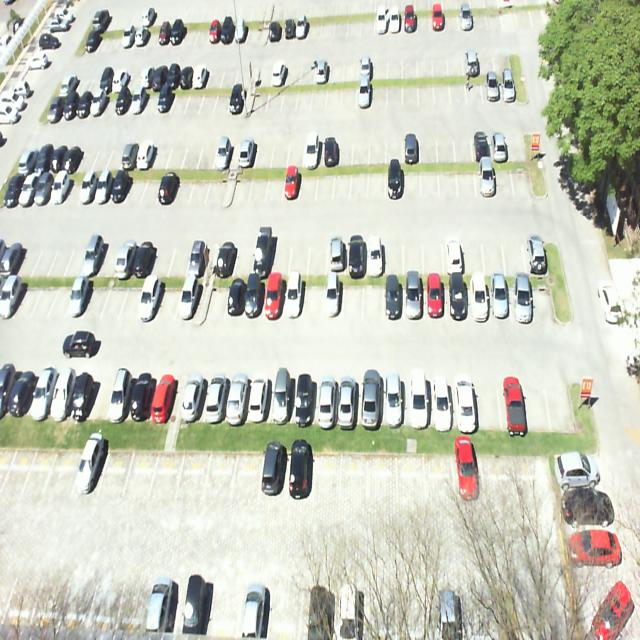
//> input picture images/UFPR2.jpg, 640 x 640 px, given in place of Example:, which was not available
$ ./main Example: Project.exe ../images/UFPR1.jpg   (built with g++ and OpenCV 4)
//> lines starting //> are read from the running program, lines starting //| are printed output that depends on the picture; pictures that were not available may be replaced by others from this repository, and a replacement may not be noted
// ---------------------------------------------------------------------------
// MAIN.CPP
// Authors: Jingyi Zhong, Kyle Hale
//
// Description:
//   Main file for the parking lot occupancy detector. Runs the full
//   detection pipeline on single input image provided as a command-line
//   argument. The pipeline includes the following steps:
//
//     1. Load input image from disk
//     2. Preprocess: convert grayscale and apply Gaussian blur
//     3. Load correct polygon ROIs for detected lot (via filename)
//     4. Classify each space as occupied or empty using edge density and
//        pixel variance (per-lot thresholds applied automatically)
//     5. Annotate image with colored polygon outlines and OCC/EMP labels
//     6. Overlay total occupied/empty count as text
//     7. Save annotated image to output/ folder
//     8. Display result in a window
//
// Usage:
//   Project.exe <image_path>
//   Example: Project.exe ..\images\UFPR1.jpg
//
// Assumptions:
//   - The output directory exists at <image_dir>\..\output\ relative to the
//     input image. The program will warn but not crash if it does not exist.
//   - The input image filename prefix matches one of the supported lots
//     (ANG, UFPR, 2012-09/10/11, or PUCPR as default). See parking.cpp.
//   - Only one image is processed per invocation. For batch processing,
//     call the executable in a loop from a script.
// ---------------------------------------------------------------------------

#include <opencv2/opencv.hpp>
#include <iostream>
#include <string>
#include "parking.h"

// ----------------------------------------------------------------------------
// main
// Pre-conditions:
//   1. Exactly one command-line argument is provided: the path to a valid
//     image file readable by OpenCV (JPEG, PNG, BMP, etc.).
//   2. The output directory (..\output\ relative to the image directory)
//     exists and is writable.
//   3. parking.cpp contains ROI definitions for the lot identified by the
//     image filename prefix.
//
// Post-conditions:
//   1. An annotated result image is saved to:
//       <image_dir>\..\output\result_<filename>
//   2. Occupied, empty, and total space counts are printed to stdout.
//   3. A display window shows the annotated image until any key is pressed.
//   4. Returns 0 on success, 1 on argument or image-load error.
// ----------------------------------------------------------------------------

int main(int argc, char* argv[]) {
    if (argc < 2) {
        std::cerr << "Usage: Project.exe <image_path>" << std::endl;
        std::cerr << "Example: Project.exe ..\\images\\test1.jpg" << std::endl;
        return 1;
    }

    std::string imagePath = argv[1];
    cv::Mat image = cv::imread(imagePath);
//> image is the input picture: 640 rows x 640 cols, CV_8UC3; mean B, G, R 189.4, 202.9, 200.4
    if (image.empty()) {
        std::cerr << "Error: Could not load image: " << imagePath << std::endl;
        return 1;
    }

    // Preprocessing
    cv::Mat gray, blurred;
    cv::cvtColor(image, gray, cv::COLOR_BGR2GRAY);
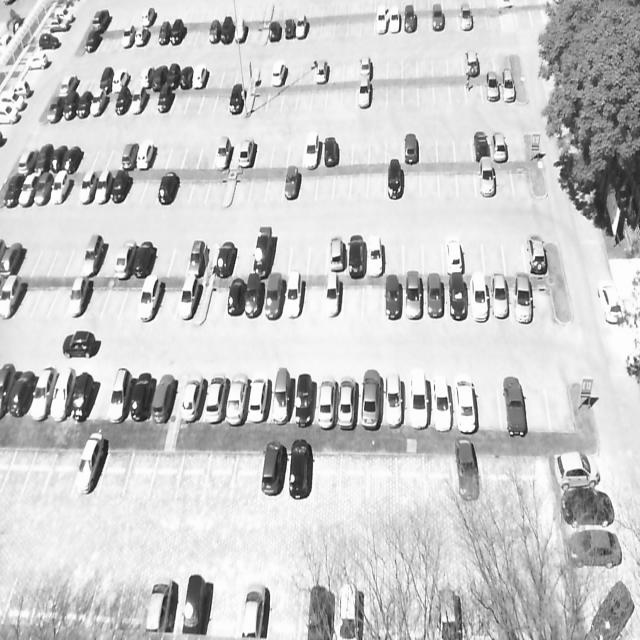
//> gray: 640 rows x 640 cols, CV_8UC1; min 15, max 255, mean 200.6
    cv::GaussianBlur(gray, blurred, cv::Size(5, 5), 1.5);
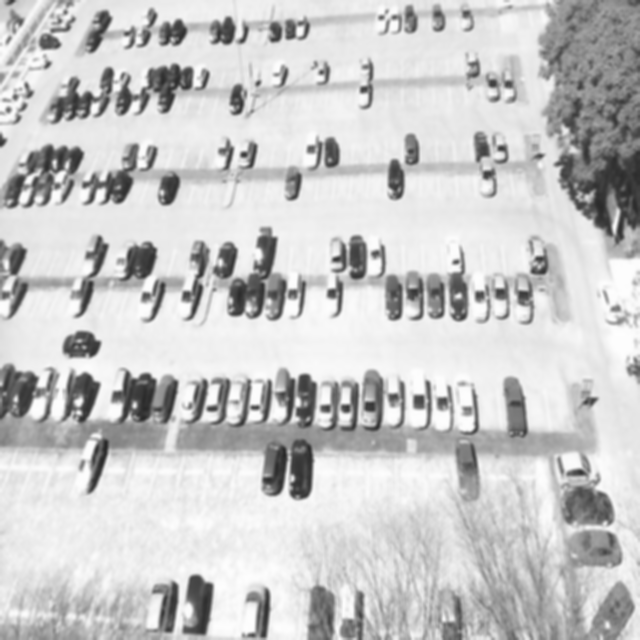
//> blurred: 640 rows x 640 cols, CV_8UC1; min 39, max 254, mean 200.6

    // Classification
//> (the run ends here: the program needs code that is not available in this run, at `ParkingLot lot(imagePath);`)

$ run again, on images/UFPR3.jpg
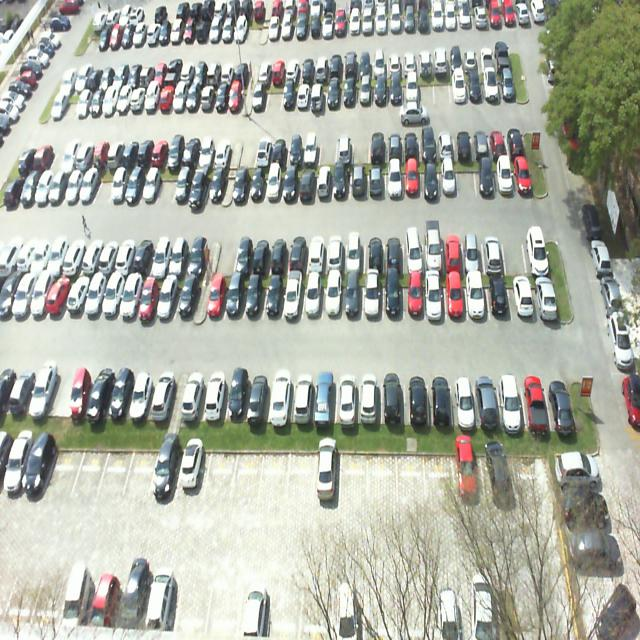
//> input picture images/UFPR3.jpg, 640 x 640 px
//> image is the input picture: 640 rows x 640 cols, CV_8UC3; mean B, G, R 164.9, 175.6, 172.5
//> `cv::cvtColor(image, gray, cv::COLOR_BGR2GRAY);`:
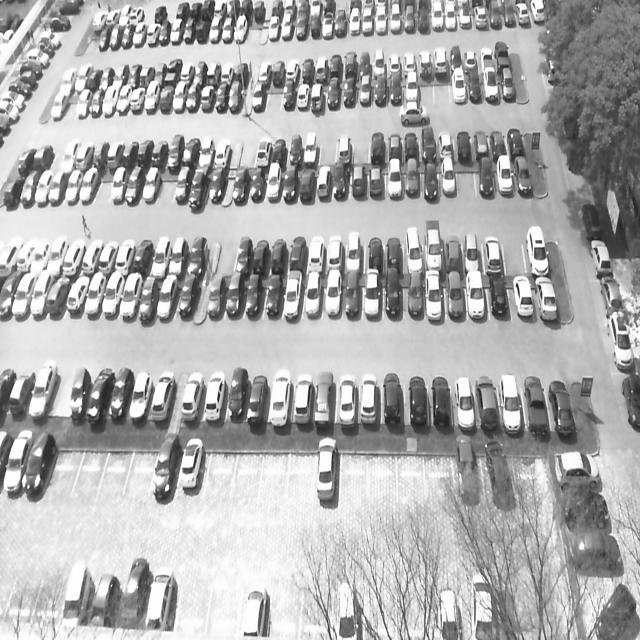
//> gray: 640 rows x 640 cols, CV_8UC1; min 23, max 255, mean 173.5
//> `cv::GaussianBlur(gray, blurred, cv::Size(5, 5), 1.5);`:
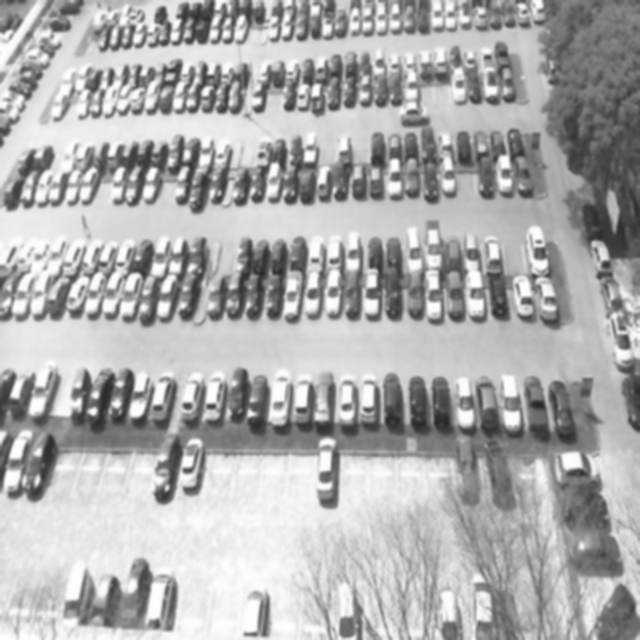
//> blurred: 640 rows x 640 cols, CV_8UC1; min 37, max 254, mean 173.5

$ run again, on images/2012-09-12_14_48_49_jpg.rf.527977188e7516f2b9d5129106992405.jpg
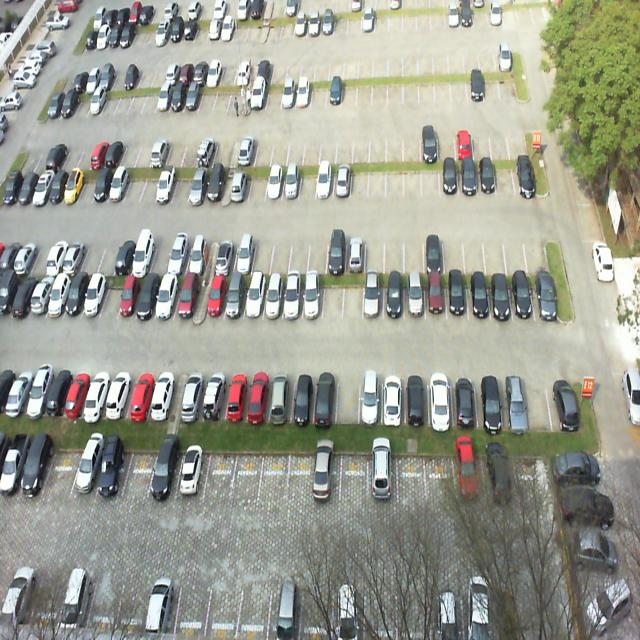
//> input picture images/2012-09-12_14_48_49_jpg.rf.527977188e7516f2b9d5129106992405.jpg, 640 x 640 px
//> image is the input picture: 640 rows x 640 cols, CV_8UC3; mean B, G, R 145.1, 156.5, 154.8
//> `cv::cvtColor(image, gray, cv::COLOR_BGR2GRAY);`:
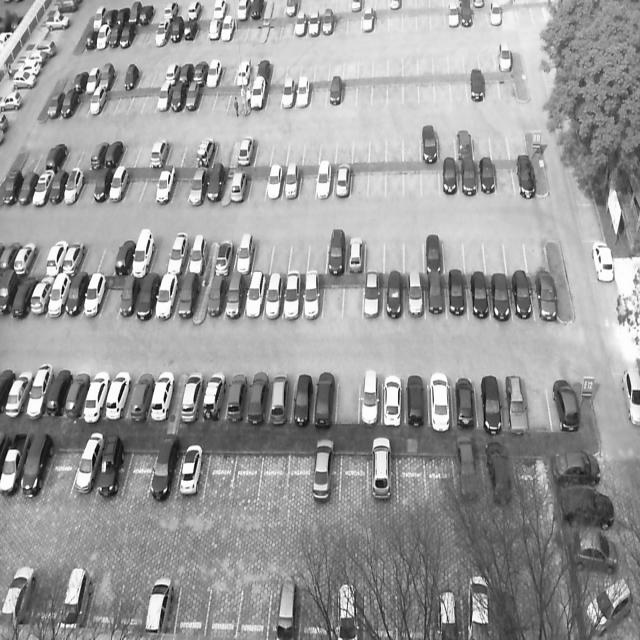
//> gray: 640 rows x 640 cols, CV_8UC1; min 1, max 255, mean 154.7
//> `cv::GaussianBlur(gray, blurred, cv::Size(5, 5), 1.5);`:
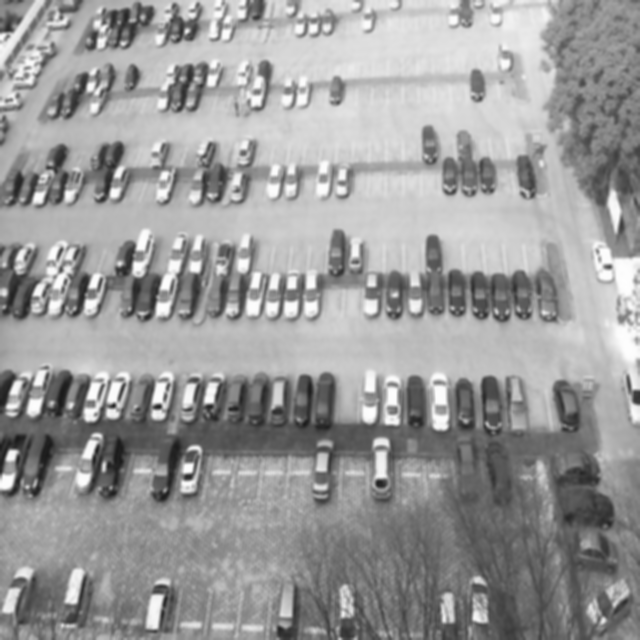
//> blurred: 640 rows x 640 cols, CV_8UC1; min 26, max 254, mean 154.7
